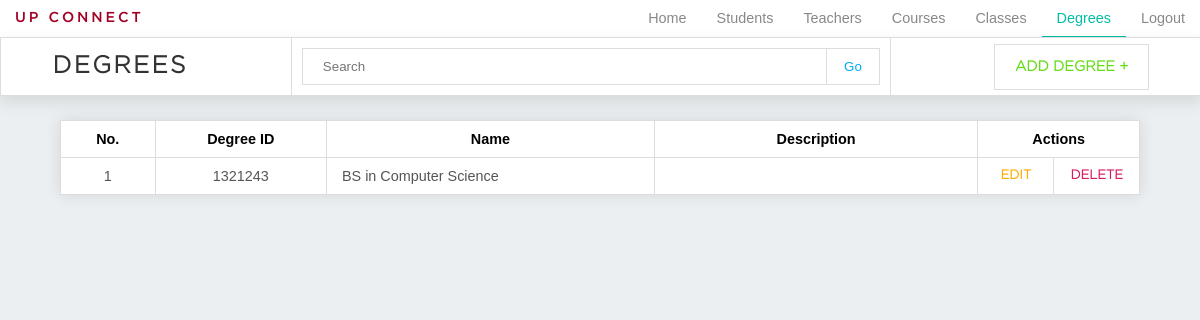
Page /admin_degrees.php on the earlier database version.
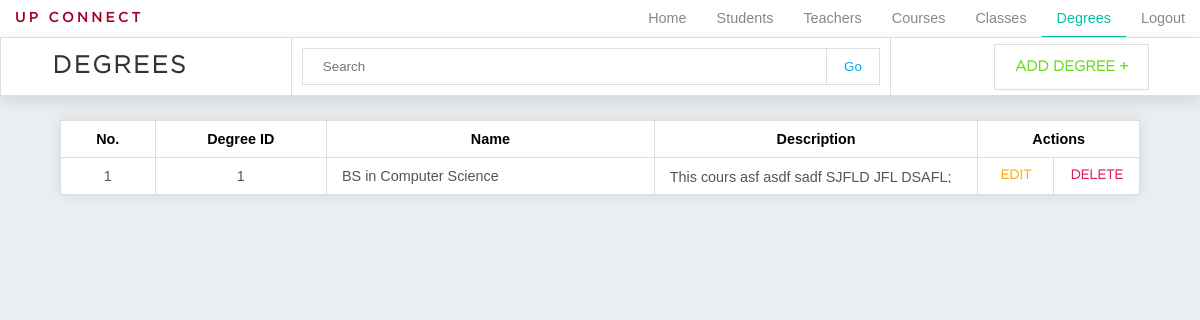
Same page on the later database version.
### tables this page shows
CREATE TABLE `degree` (
  `degree_id` int(11) NOT NULL,
  `degree_name` varchar(30) NOT NULL,
  `description` text NOT NULL
);

### admin_degrees.php (the view, shortened to what this page needs)
<!DOCTYPE html>
<html>
<head>
	<link rel="stylesheet" type="text/css" href="css/admin/general.css">
	<link rel="stylesheet" type="text/css" href="css/admin/navigation.css">
	<link rel="stylesheet" type="text/css" href="css/admin/search.css">
	<link rel="stylesheet" type="text/css" href="css/admin/table.css">
	<link rel="stylesheet" type="text/css" href="css/admin/modal_add.css">
</head>
<body>
	<?php
		require "connect.php";
		require "admin_nav.php";
	?>
	<div id="container">
		<header class="table-header">
			<a href="admin_degrees.php" class="current"><h1>Degrees</h1></a>
			<form action="admin_degrees.php" class="search" method="POST">
				<input type="text" name="keyword" placeholder="Search">
				<input type="submit" name="search" value="Go">
			</form>
			<a class="button add" href="admin_add_degree.php">Add Degree +</a>
		</header>
		<?php
			if (isset($_POST['search'])) {
				$keyword = $_POST['keyword'];
				$query = "SELECT * FROM degree
						  WHERE degree_id
						  LIKE '%$keyword%'
						  OR degree_name
						  LIKE '%$keyword%'";
			} else{
				$query = "SELECT * FROM degree";
			}
				$result = mysqli_query($dbconn, $query);
				$data = [];
				if(mysqli_affected_rows($dbconn)){
					while($row = mysqli_fetch_assoc($result)){
					$data[] = $row;
					}
				}
			if(count($data)>0){ ?>
				<table>
				  	<tr>
					    <th>No.</th>
					    <th>Degree ID</th>
					    <th>Name</th>
					    <th>Description</th>
					    <th colspan="4">Actions</th>
				  	</tr>
				<?php
					$number = 1;
					foreach ($data as $value): ?>
					<tr>
						<td class="center"><?=$number;?></td>
						<td class="center"><?=$value['degree_id']?></td>
						<td><?=$value['degree_name']?></td>
						<td class="description"><p><?=$value['description']?></p></td>
						<td class="button-container"><button class="button table edit" id="edit<?=$number?>" onclick="showeditmodal(<?=$number?>)">Edit</button></td>
						<td class="button-container"><button class="button table delete" id="delete<?=$number?>" onclick="showdeletemodal(<?=$number?>)">Delete</button></td>
					</tr>
				<?php
				$number++;
				endforeach;
				?>
				</table>
				<?php } else { ?>
					<h2 class="no-results">NO RESULTS</h2> <?php
				} ?>
	</div>
</body>
</html>

Differences in the rows shown:
removed degree: degree_id "1321243", degree_name "BS in Computer Science"
added degree: degree_id "1", degree_name "BS in Computer Science", description "This cours asf asdf sadf SJFLD JFL DSAFL;…"
